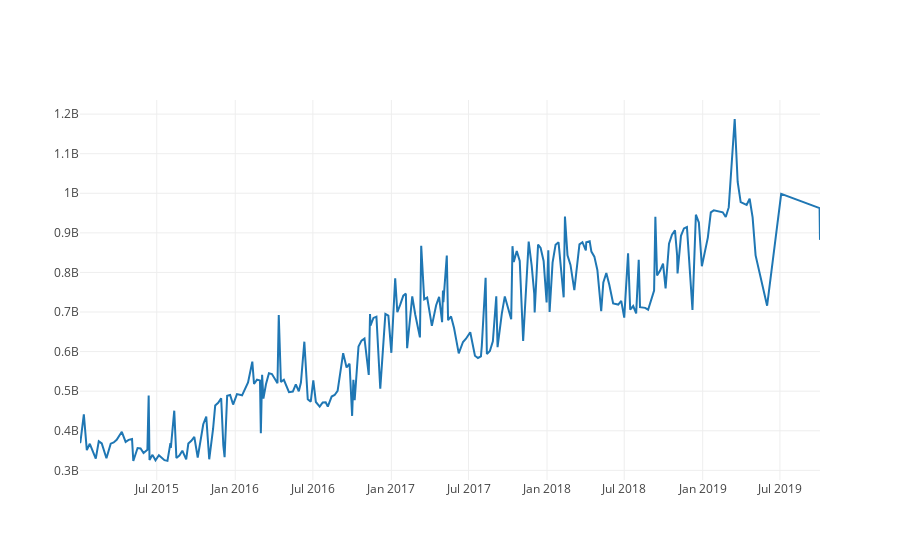

The notebook cell saved with this chart:
### Code cell
# визуализация данных
plot = df.groupby('Time')['Yandex.Browser_visits'].sum()
py.iplot([go.Scatter(
    x=plot.index,
    y=plot
)])

### Figure 1 — Plotly figure (JSON) as saved in the notebook; plotly's stock layout.template omitted (floating-point values rounded to 4 significant figures; data arrays with more than 128 entries replaced by an {"elided": "..."} marker saying what was removed)
{"data": [{"type": "scatter", "uid": "6c31ffd5-0f52-4280-b97b-bb6b5ed18eff", "x": {"elided": "226 str values"}, "y": {"elided": "226 int values"}}], "layout": {}}
